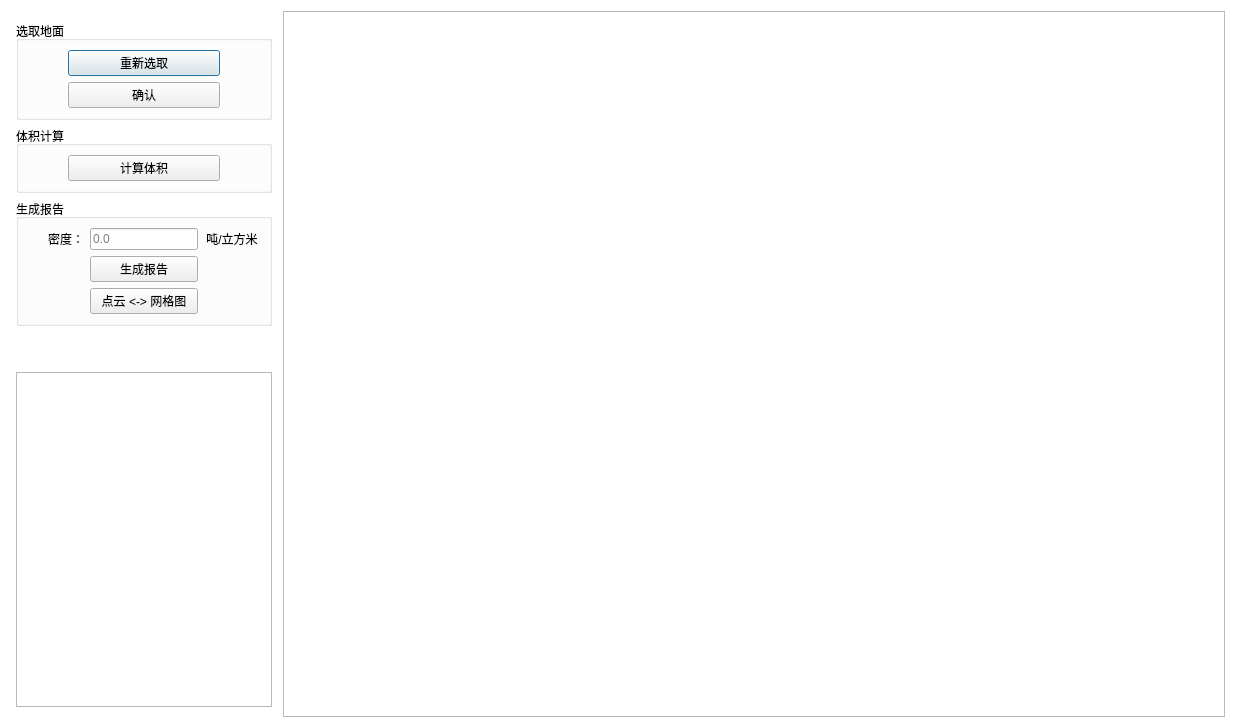
<?xml version="1.0" encoding="UTF-8"?>
<ui version="4.0">
 <class>VolumeMeasureDlg</class>
 <widget class="QDialog" name="VolumeMeasureDlg">
  <property name="geometry">
   <rect>
    <x>0</x>
    <y>0</y>
    <width>1236</width>
    <height>728</height>
   </rect>
  </property>
  <property name="windowTitle">
   <string>体积测量</string>
  </property>
  <property name="windowIcon">
   <iconset resource="../qVolumeMeasure.qrc">
    <normaloff>:/CC/plugin/qVolumeMeasure/images/icon.png</normaloff>:/CC/plugin/qVolumeMeasure/images/icon.png</iconset>
  </property>
  <property name="styleSheet">
   <string notr="true">QDialog{ background-color:white }</string>
  </property>
  <layout class="QHBoxLayout" name="horizontalLayout">
   <item>
    <widget class="QFrame" name="infoFrame">
     <layout class="QVBoxLayout" name="verticalLayout">
      <property name="leftMargin">
       <number>5</number>
      </property>
      <property name="topMargin">
       <number>10</number>
      </property>
      <property name="rightMargin">
       <number>5</number>
      </property>
      <property name="bottomMargin">
       <number>10</number>
      </property>
      <item>
       <widget class="QGroupBox" name="gridGroupBox">
        <property name="title">
         <string>选取地面</string>
        </property>
        <layout class="QGridLayout" name="gridLayout_2">
         <item row="0" column="1">
          <widget class="QPushButton" name="clearPushButton">
           <property name="sizePolicy">
            <sizepolicy hsizetype="Preferred" vsizetype="Fixed">
             <horstretch>0</horstretch>
             <verstretch>0</verstretch>
            </sizepolicy>
           </property>
           <property name="text">
            <string>重新选取</string>
           </property>
          </widget>
         </item>
         <item row="0" column="0">
          <spacer name="horizontalSpacer_3">
           <property name="orientation">
            <enum>Qt::Horizontal</enum>
           </property>
           <property name="sizeType">
            <enum>QSizePolicy::Preferred</enum>
           </property>
           <property name="sizeHint" stdset="0">
            <size>
             <width>40</width>
             <height>20</height>
            </size>
           </property>
          </spacer>
         </item>
         <item row="0" column="2">
          <spacer name="horizontalSpacer_2">
           <property name="orientation">
            <enum>Qt::Horizontal</enum>
           </property>
           <property name="sizeType">
            <enum>QSizePolicy::Preferred</enum>
           </property>
           <property name="sizeHint" stdset="0">
            <size>
             <width>40</width>
             <height>20</height>
            </size>
           </property>
          </spacer>
         </item>
         <item row="1" column="1">
          <widget class="QPushButton" name="okPushButton">
           <property name="text">
            <string>确认</string>
           </property>
          </widget>
         </item>
        </layout>
       </widget>
      </item>
      <item>
       <widget class="QGroupBox" name="pointInfoBox">
        <property name="title">
         <string>体积计算</string>
        </property>
        <layout class="QGridLayout" name="gridLayout">
         <item row="0" column="0">
          <spacer name="horizontalSpacer">
           <property name="orientation">
            <enum>Qt::Horizontal</enum>
           </property>
           <property name="sizeType">
            <enum>QSizePolicy::Preferred</enum>
           </property>
           <property name="sizeHint" stdset="0">
            <size>
             <width>40</width>
             <height>20</height>
            </size>
           </property>
          </spacer>
         </item>
         <item row="0" column="1">
          <widget class="QPushButton" name="calPushButton">
           <property name="sizePolicy">
            <sizepolicy hsizetype="Preferred" vsizetype="Fixed">
             <horstretch>0</horstretch>
             <verstretch>0</verstretch>
            </sizepolicy>
           </property>
           <property name="text">
            <string>计算体积</string>
           </property>
          </widget>
         </item>
         <item row="0" column="2">
          <spacer name="horizontalSpacer_4">
           <property name="orientation">
            <enum>Qt::Horizontal</enum>
           </property>
           <property name="sizeType">
            <enum>QSizePolicy::Preferred</enum>
           </property>
           <property name="sizeHint" stdset="0">
            <size>
             <width>40</width>
             <height>20</height>
            </size>
           </property>
          </spacer>
         </item>
        </layout>
       </widget>
      </item>
      <item>
       <widget class="QGroupBox" name="gridGroupBox">
        <property name="title">
         <string>生成报告</string>
        </property>
        <layout class="QGridLayout" name="gridLayout_3">
         <item row="0" column="1">
          <widget class="QLineEdit" name="densityLineEdit">
           <property name="sizePolicy">
            <sizepolicy hsizetype="Preferred" vsizetype="Fixed">
             <horstretch>0</horstretch>
             <verstretch>0</verstretch>
            </sizepolicy>
           </property>
           <property name="placeholderText">
            <string notr="true">0.0</string>
           </property>
           <property name="clearButtonEnabled">
            <bool>false</bool>
           </property>
          </widget>
         </item>
         <item row="0" column="2">
          <widget class="QLabel" name="label_2">
           <property name="sizePolicy">
            <sizepolicy hsizetype="Preferred" vsizetype="Preferred">
             <horstretch>0</horstretch>
             <verstretch>0</verstretch>
            </sizepolicy>
           </property>
           <property name="text">
            <string>吨/立方米</string>
           </property>
           <property name="alignment">
            <set>Qt::AlignCenter</set>
           </property>
          </widget>
         </item>
         <item row="1" column="1">
          <widget class="QPushButton" name="genReportPushButton">
           <property name="text">
            <string>生成报告</string>
           </property>
          </widget>
         </item>
         <item row="0" column="0">
          <widget class="QLabel" name="label">
           <property name="text">
            <string>密度：</string>
           </property>
           <property name="alignment">
            <set>Qt::AlignRight|Qt::AlignTrailing|Qt::AlignVCenter</set>
           </property>
          </widget>
         </item>
         <item row="2" column="1">
          <widget class="QPushButton" name="switchPcMeshPushButton">
           <property name="text">
            <string>点云 &lt;-&gt; 网格图</string>
           </property>
          </widget>
         </item>
        </layout>
       </widget>
      </item>
      <item>
       <spacer name="verticalSpacer">
        <property name="orientation">
         <enum>Qt::Vertical</enum>
        </property>
        <property name="sizeType">
         <enum>QSizePolicy::Preferred</enum>
        </property>
        <property name="sizeHint" stdset="0">
         <size>
          <width>20</width>
          <height>40</height>
         </size>
        </property>
       </spacer>
      </item>
      <item>
       <widget class="QTextBrowser" name="textBrowser">
        <property name="sizePolicy">
         <sizepolicy hsizetype="Preferred" vsizetype="Expanding">
          <horstretch>0</horstretch>
          <verstretch>0</verstretch>
         </sizepolicy>
        </property>
       </widget>
      </item>
     </layout>
    </widget>
   </item>
   <item>
    <widget class="QFrame" name="viewFrame">
     <property name="sizePolicy">
      <sizepolicy hsizetype="Expanding" vsizetype="Expanding">
       <horstretch>0</horstretch>
       <verstretch>0</verstretch>
      </sizepolicy>
     </property>
     <property name="frameShape">
      <enum>QFrame::StyledPanel</enum>
     </property>
     <property name="frameShadow">
      <enum>QFrame::Raised</enum>
     </property>
    </widget>
   </item>
  </layout>
 </widget>
 <resources>
  <include location="../qVolumeMeasure.qrc"/>
  <include location="../qVolumeMeasure.qrc"/>
 </resources>
 <connections/>
</ui>
